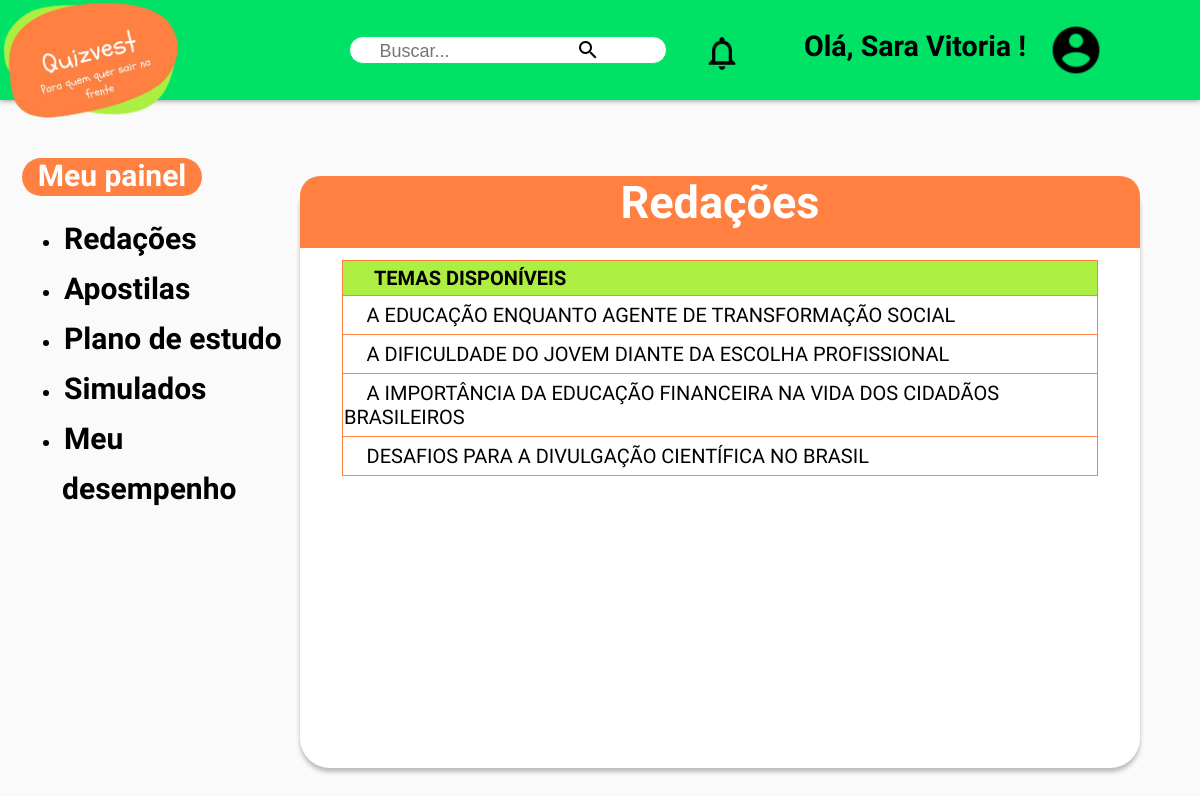
The app's page /temas_redacao.php (signed in) with its own data.
### tables this page shows
CREATE TABLE `usuarios` (
  `id` int(6) UNSIGNED NOT NULL,
  `nome` varchar(200) NOT NULL,
  `sobrenome` varchar(200) NOT NULL,
  `email` varchar(200) NOT NULL,
  `cpf` varchar(200) NOT NULL,
  `celular` varchar(200) NOT NULL,
  `senha` varchar(200) NOT NULL,
  `score` int(20) NOT NULL,
  `reg_date` timestamp NOT NULL DEFAULT current_timestamp() ON UPDATE current_timestamp()
);

CREATE TABLE `temas_redacao` (
  `id` int(11) NOT NULL,
  `tema` varchar(500) NOT NULL,
  `textos_motivadores` text NOT NULL,
  `imagem` mediumblob NOT NULL
);

### temas_redacao.php (the view, shortened to what this page needs)
<?php
require_once __DIR__.'/conexao.php';
$login = $_SESSION['user'];
$email = $login['login'];
$procuranome = $conn->prepare("SELECT * FROM usuarios WHERE email='$email'");
$procuranome->execute();
$procuratemas = $conn->prepare("SELECT tema FROM temas_redacao");
$procuratemas->execute();
?>
<!DOCTYPE html>
<html lang="en">
<head>
    <link rel="stylesheet" href="style_temas_redacao.css">
</head>
<body>
    <?php require './reader.php'?>
    <div class="opcao column side">
        <p class="destaque">&nbsp; Meu painel &nbsp;</p>
        <ul>
        <li class="menu_lateral"><a href="#">Redações</a></li>
        <li class="menu_lateral"><a href="#">Apostilas</a></li>
        <li class="menu_lateral"><a href="#">Plano de estudo</a></li>
        <li class="menu_lateral"><a href="#">Simulados</a></li>
        <li class="menu_lateral"><a href="#">Meu desempenho</a></li>
        </ul>
    </div>
<section>
    <div class="redac"><p>Redações</p></div>
    <div class="espaco">
        <table class="temas">
            <tr><td class="p1">&nbsp;&nbsp;&nbsp;&nbsp;&nbsp;&nbsp;TEMAS DISPONÍVEIS</td></tr>
            <?php
            while($temas = $procuratemas->fetch(PDO::FETCH_ASSOC)){
                $temaa = $temas['tema'];
                echo '<tr class="p2"><td class="p2"><a href="tema_redacao.php?tema='.$temaa.'">'.$temaa.'</a></td></tr>';
            }
            ?>
            </table>
    </div>
</section>
</body>
</html>

### reader.php (shortened to what this page needs)
<?php
require_once __DIR__.'/conexao.php';
$login = $_SESSION['user'];
$email = $login['login'];
$procuranome = $conn->prepare("SELECT * FROM usuarios WHERE email='$email'");
$procuranome->execute();
$nome = $procuranome->fetch(PDO::FETCH_ASSOC);
?>
<!DOCTYPE html>
<html lang="en">
<head>
    <link rel="stylesheet" href="style_reader.css">
</head>
<body>
    <header>
        <div id="cabecalho">
            <div class="menu">
                <div id="nTexto">
                <a href="index.php"><img class="ima" src="imagens/logoo.png"></a>
                    <input type="text" id="txtBusca" placeholder="Buscar..."/>
                    <a href="#"> <img  class="lup" src="imagens/lupa.png" id="btnBusca" alt="Buscar"/></a>
                    <a href="#"><img class ="notif" src="imagens/not.png" /></a>
                    <li class="dropdown">
                        <a href="javascript:void(0)" class="user_btn"><img class="user" src="imagens/user.png"></a>
                        </li>
                  </div>
               <div class="txt">
                   <h1>Olá, <?=$nome['nome']?>!</h1>
               </div>
            </div>
        </div>
    </header>
</body>
</html>

### style_temas_redacao.css (style rules this page uses)
body { margin: 0%; background-color: #fafafa; }
header { background: #fff; top: 0; left: 0; width: 100%; z-index: 1000; box-shadow: 0px 0px 6px 0px rgba(0, 0, 0, 0.5); }
.menu { font-family: 'Dosis', sans-serif; background-color: #00E265; padding: 3%; text-align: right; font-size: 22px; font-weight: bold; color: black; }
.menu .ima { width: auto; height: 15%; position: absolute; bottom: 90; right: 90; left: 0; top: 0; margin: auto; }
#nTexto { float:center; background-color:#ffffff; border:solid 1px; border-radius:30px; width:28%; border-color: #00E265; margin-left: 313px; }
#txtBusca { float:center; background-color:transparent; padding-left:auto; font-style:'Dosis'; font-size:18px; border:none; height:4%; width:90%; }
.lup { position:absolute; top:2.3%; left:48%; margin:0%; padding:3%; }
.menu .notif { width: auto; height: 5%; position: absolute; top: 1%; padding:3%; margin: auto; }
.user { top:1%; width: auto; height:7%; right: 5%; position: absolute; margin: auto; padding:3%; }
.txt { top: -1%; right: 11%; padding:3.5%; position: absolute; font-size:65%; }
.espaco { position: absolute; width:70%; min-height: 74%; left: 25%; top: 22%; background: #FFFFFF; box-shadow: 0px 4px 4px rgba(0, 0, 0, 0.25); border-radius: 30px; }
.redac { position: absolute; width:70%; height: 9%; left: 25%; top: 22%; background: #FF8041; border-radius: 20px 20px 0 0; z-index: 1; text-align: center; }
.redac p { color: #ffffff; font-family: 'Dosis'; font-weight: 700; font-size: 45px; margin-top: 0%; z-index: 1; }
.opcao { font-family:'Dosis'; font-size:20px; font-weight:bold; margin-left:1%; margin-top:7%; }
.opcao a { text-decoration:none; color:black; padding-left: 2px; padding-right: 20px; font-size: 30px; line-height: 50px; }
.opcao .destaque { margin-top: -3%; font-size: 30px; position: absolute; background-color: #FF8041; border-radius: 25px; color: #FFFFFF; width: 15%; text-align: center; padding-bottom: 3px; }
a { width: 15%; }
.column { float: left; padding: 10px; height: 300px; }
.column.side { width: 25%; }
a { text-decoration: none; color: black; }
.temas a { margin-left: 3%; }
.temas { margin-left: 5%; z-index: 1; margin-top: 10%; width: 90%; border: 1px solid #FF8041; border-collapse: collapse; }
.p1 { font-family: 'Dosis'; background-color: #ACEE42; font-size: 20px; font-weight: 700; padding-top: 5px; padding-bottom: 5px; }
.p2 { font-family: 'Dosis'; color: black; border-top: 1px solid #FF8041; font-size: 20px; padding-top: 7px; padding-bottom: 7px; }

### style_reader.css (style rules this page uses)
body { margin: 0%; background-color: #fafafa; font-family: 'Dosis'; }
header { background: #fff; top: 0; left: 0; width: 100%; z-index: 1000; box-shadow: 0px 0px 6px 0px rgba(0, 0, 0, 0.5); }
.menu { font-family: 'Dosis', sans-serif; background-color: #00E265; padding: 3%; text-align: right; font-size: 22px; font-weight: bold; color: black; }
.menu .ima { width: auto; height: 15%; position: absolute; bottom: 90; right: 90; left: 0; top: 0; margin: auto; }
#nTexto { float:center; background-color:#ffffff; border:solid 1px; border-radius:30px; width:28%; border-color: #00E265; margin-left: 313px; }
#txtBusca { float:center; background-color:transparent; padding-left:auto; font-style:'Dosis'; font-size:18px; border:none; height:5%; width:90%; }
.lup { position:absolute; top:0.3%; left:45%; margin:0%; padding:3%; }
.menu .notif { width: auto; height: 5%; position: absolute; top: -0.4%; padding:3%; margin: auto; }
.user { top:-1.8%; width: auto; height:7%; right: 5%; position: absolute; margin: auto; padding:3%; }
.txt { top: -4%; right: 11%; padding:3.5%; position: absolute; font-size:65%; }
.dropdown { list-style-type: none; }

### records on screen
usuarios: nome "Sara Vitoria"
temas_redacao: tema "A EDUCAÇÃO ENQUANTO AGENTE DE TRANSFORMAÇÃO SOCIAL"
temas_redacao: tema "A DIFICULDADE DO JOVEM DIANTE DA ESCOLHA PROFISSIONAL"
temas_redacao: tema "A IMPORTÂNCIA DA EDUCAÇÃO FINANCEIRA NA VIDA DOS CIDADÃOS BRASILEIROS"
temas_redacao: tema "DESAFIOS PARA A DIVULGAÇÃO CIENTÍFICA NO BRASIL"
